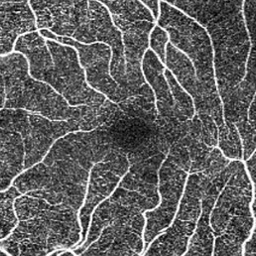
#> input picture data/FAZ/Domain1/test/imgs/001_D_1.png, 256 x 256 px, found by its file name; its folder holds only this picture in this run
$ jupyter execute transfer.ipynb
#> lines starting #> are read from the running program, lines starting #| are printed output that depends on the picture
[cell 1]
import numpy as np
import matplotlib.pyplot as plt
from PIL import Image
import os
import math

[cell 2]
def reconstruct_image_with_target_image(original_img, target_img, ratio):
#> called with ratio = 0.7
    f_original = np.fft.fft2(original_img)
    f_original_shift = np.fft.fftshift(f_original)
    f_target = np.fft.fft2(target_img)
    f_target_shift = np.fft.fftshift(f_target)

    amplitude_original = np.abs(f_original_shift)
    phase_original = np.angle(f_original_shift)
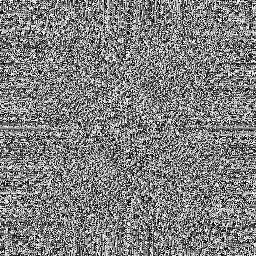
#> phase_original: shape (256, 256) float64; min -3.14, max 3.14, mean 4.79e-05; drawn with min black and max white
    amplitude_target = np.abs(f_target_shift)

    rows, cols = original_img.shape
#> rows = 256; cols = 256
    mask = np.zeros((rows, cols), np.uint8)
    mask[rows//4:3*rows//4, cols//4:3*cols//4] = 1
    amplitude_new = ((1-ratio)*amplitude_original + ratio*amplitude_target)*mask + amplitude_original*(1-mask)

    f_combined_shift = amplitude_new * np.exp(phase_original * 1j)
    f_combined = np.fft.ifftshift(f_combined_shift)

    combined_img = np.fft.ifft2(f_combined)
    combined_img = np.abs(combined_img).astype(np.uint8)

    return combined_img

[cell 3]
def process_images_in_batch(data_name, ratio, domain1_path, target_domain_path, output_path):
    domain1_images = os.listdir(domain1_path)
    target_domain_images = os.listdir(target_domain_path)
    if data_name == 'ODOC':
        target_img_name = np.random.choice(target_domain_images)
        target_img = Image.open(os.path.join(target_domain_path, target_img_name))
        target_img_array = np.array(target_img)

        for img1_name in domain1_images:
            img1 = Image.open(os.path.join(domain1_path, img1_name))
            img1_array = np.array(img1)

            combined_channels = []
            for i in range(3):
                combined_img = reconstruct_image_with_target_image(img1_array[:, :, i], target_img_array[:, :, i], ratio)
                combined_channels.append(combined_img)

            rgb_image = np.stack(combined_channels, axis = -1)
            Image.fromarray(rgb_image).save(os.path.join(output_path, f"{img1_name}"))

    else:
        target_img_name = np.random.choice(target_domain_images)
        target_img = Image.open(os.path.join(target_domain_path, target_img_name)).convert('L')
        target_img_array = np.array(target_img)


        for img1_name in domain1_images:
            img1 = Image.open(os.path.join(domain1_path, img1_name)).convert('L')
            img1_array = np.array(img1)

            combined_img = reconstruct_image_with_target_image(img1_array, target_img_array, ratio)
            rgb_image = np.stack((combined_img, ) * 3, axis = -1)

            Image.fromarray(rgb_image).save(os.path.join(output_path, f"{img1_name}"))
